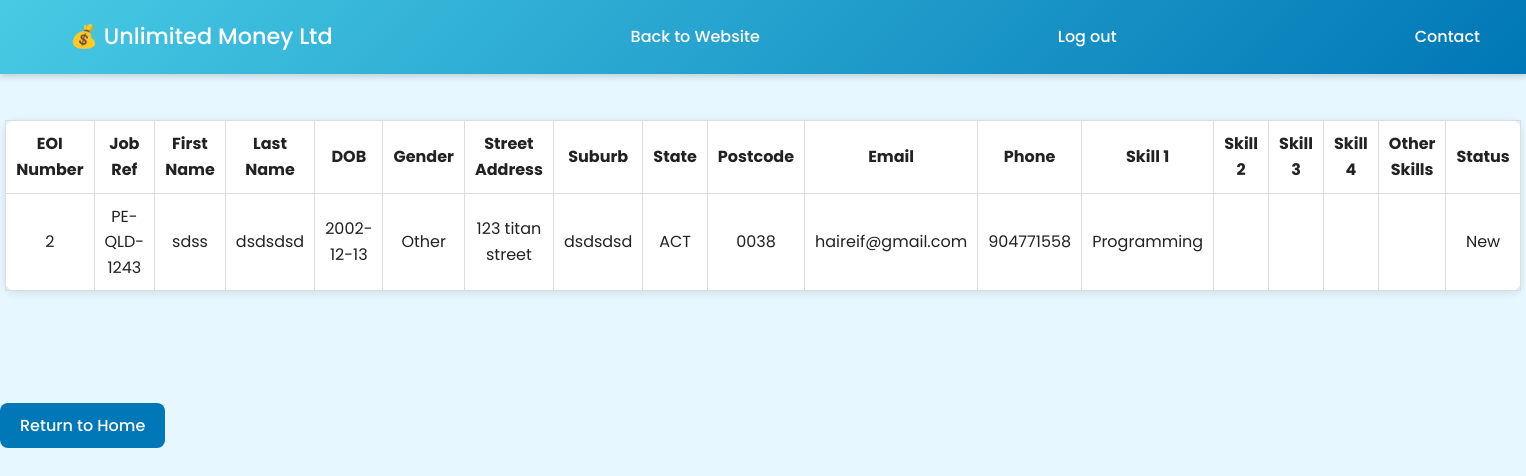
Page /project2/manage_search_job.php?jobRef=PE-QLD-1243 on the committed database.
### tables this page shows
CREATE TABLE `eoi` (
  `EOInumber` int(11) NOT NULL,
  `jobRef` varchar(20) NOT NULL,
  `firstName` varchar(20) NOT NULL,
  `lastName` varchar(20) NOT NULL,
  `dob` date NOT NULL,
  `gender` enum('Male','Female','Other') NOT NULL,
  `streetAddress` varchar(40) NOT NULL,
  `suburb` varchar(40) NOT NULL,
  `state` enum('VIC','NSW','QLD','NT','WA','SA','TAS','ACT') NOT NULL,
  `postcode` char(4) NOT NULL,
  `email` varchar(100) NOT NULL,
  `phone` varchar(12) NOT NULL,
  `skill1` varchar(50) DEFAULT NULL,
  `skill2` varchar(50) DEFAULT NULL,
  `skill3` varchar(50) DEFAULT NULL,
  `skill4` varchar(50) DEFAULT NULL,
  `otherSkills` varchar(200) DEFAULT NULL,
  `status` varchar(20) NOT NULL DEFAULT 'New'
);

### project2/manage_search_job.php (the view, shortened to what this page needs)
<?php
include 'header.inc';
include 'manage-nav.inc';
require_once("manage_settings.php");
$jobRef = trim($_GET['jobRef'] ?? '');
$sql = "SELECT * FROM eoi WHERE jobRef = ?";
$stmt = mysqli_prepare($conn, $sql);
mysqli_stmt_bind_param($stmt, "s", $jobRef);
mysqli_stmt_execute($stmt);
$result = mysqli_stmt_get_result($stmt);
echo "<h2>EOIs for Job Reference: $jobRef</h2>";
if (mysqli_num_rows($result) > 0) {
    echo "<table border='1' cellpadding='5'>
            <tr>
                <th>EOI Number</th>
                <th>Job Ref</th>
                <th>First Name</th>
                <th>Last Name</th>
                <th>DOB</th>
                <th>Gender</th>
                <th>Street Address</th>
                <th>Suburb</th>
                <th>State</th>
                <th>Postcode</th>
                <th>Email</th>
                <th>Phone</th>
                <th>Skill 1</th>
                <th>Skill 2</th>
                <th>Skill 3</th>
                <th>Skill 4</th>
                <th>Other Skills</th>
                <th>Status</th>
            </tr>";
    while ($row = mysqli_fetch_assoc($result)) {
        echo "<tr>
                <td>{$row['EOInumber']}</td>
                <td>{$row['jobRef']}</td>
                <td>{$row['firstName']}</td>
                <td>{$row['lastName']}</td>
                <td>{$row['dob']}</td>
                <td>{$row['gender']}</td>
                <td>{$row['streetAddress']}</td>
                <td>{$row['suburb']}</td>
                <td>{$row['state']}</td>
                <td>{$row['postcode']}</td>
                <td>{$row['email']}</td>
                <td>{$row['phone']}</td>
                <td>{$row['skill1']}</td>
                <td>{$row['skill2']}</td>
                <td>{$row['skill3']}</td>
                <td>{$row['skill4']}</td>
                <td>{$row['otherSkills']}</td>
                <td>{$row['status']}</td>
              </tr>";
    }
    echo "</table>";
} else {
    echo "<p>No EOIs found for job reference <strong>$jobRef</strong>.</p>";
}
echo "<br><br><a href='manage.php' class='return-link'>Return to Home</a>";
?>

### project2/header.inc (shortened to what this page needs)
<!DOCTYPE html>
<html lang="en">
<head>
    <link rel="stylesheet" href="../styles/styles.css">
</head>
<body>

### project2/manage-nav.inc
<header>
    <nav class="navbar">
        <div class="logo"><a href="index.php">💰 Unlimited Money Ltd</a></div>
        <a href='index.php'> Back to Website </a>
        <a href='manager_logout.php'> Log out </a>
        <a href="#contact">Contact</a>
    </nav>
    <hr/>
</header>

### styles/styles.css (style rules this page uses)
* { margin: 0; padding: 0; box-sizing: border-box; font-family: 'Poppins', Arial, sans-serif; }
body { background-color: #e6f7ff; color: #222; line-height: 1.6; background-image: url('https://106215431.github.io/COS10026-Project-Part-2/styles/images/webbg.jpg'); background-size: cover; background-position: center; background-repeat: no-repeat; }
h1, h2, h3 { color: #005f73; margin-bottom: 15px; }
a { color: #0077b6; text-decoration: none; transition: color 0.3s ease; }
hr { border: 0; border-top: 2px solid #90e0ef; margin: 20px 0; }
.navbar { display: flex; justify-content: space-between; align-items: center; background: linear-gradient(135deg, #48cae4, #0077b6); color: white; padding: 1rem 2rem; position: fixed; top: 0; left: 0; right: 0; z-index: 1000; box-shadow: 0 3px 6px rgba(0,0,0,0.15); width: 100%; }
.navbar .logo, .logo a { font-size: 1.4rem; font-weight: 600; color: white; }
.navbar a { color: white; padding: 8px 14px; border-radius: 6px; font-weight: 500; margin-left: 1.5rem; transition: color 0.3s ease, background 0.3s; }
table { border-collapse: collapse; margin: 40px auto; width: 85%; background-color: #ffffff; border-radius: 10px; box-shadow: 0 2px 8px rgba(0,0,0,0.1); }
td, th { border: 1px solid #ddd; padding: 10px; text-align: center; }
.return-link { display: inline-block; background: #0077b6; color: white; padding: 10px 20px; border-radius: 8px; text-decoration: none; font-weight: 500; margin-top: 20px; transition: background 0.3s ease; }
body { font-family: Arial, sans-serif; }

### rows in the picture
eoi: EOInumber "2", jobRef "PE-QLD-1243", firstName "sdss", lastName "dsdsdsd", dob "2002-12-13", gender "Other", streetAddress "123 titan street", suburb "dsdsdsd", state "ACT", postcode "0038", email "haireif@gmail.com", phone "904771558", skill1 "Programming", status "New"

### other values in the picture
$jobRef "PE-QLD-1243"
